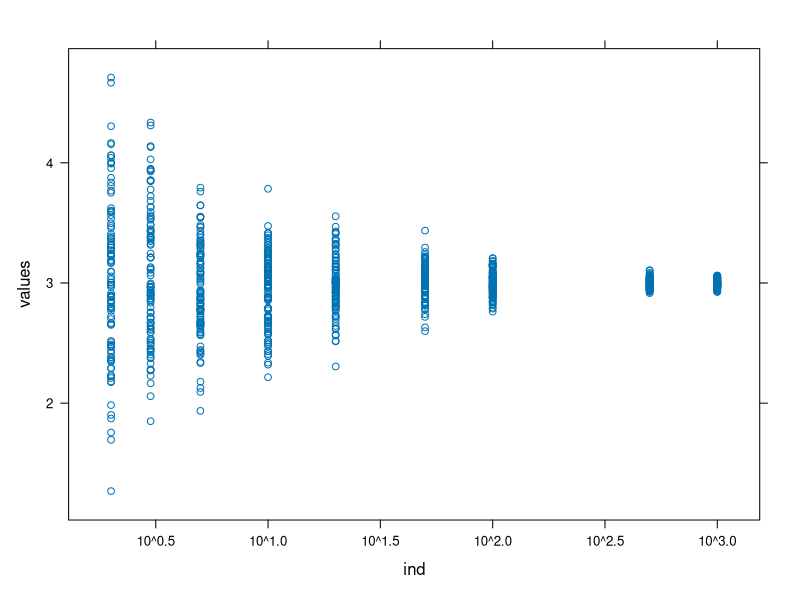
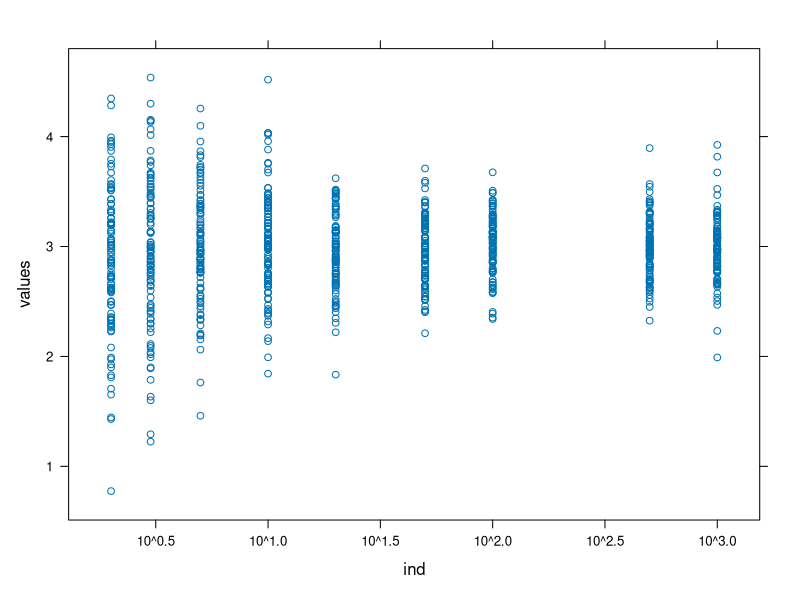
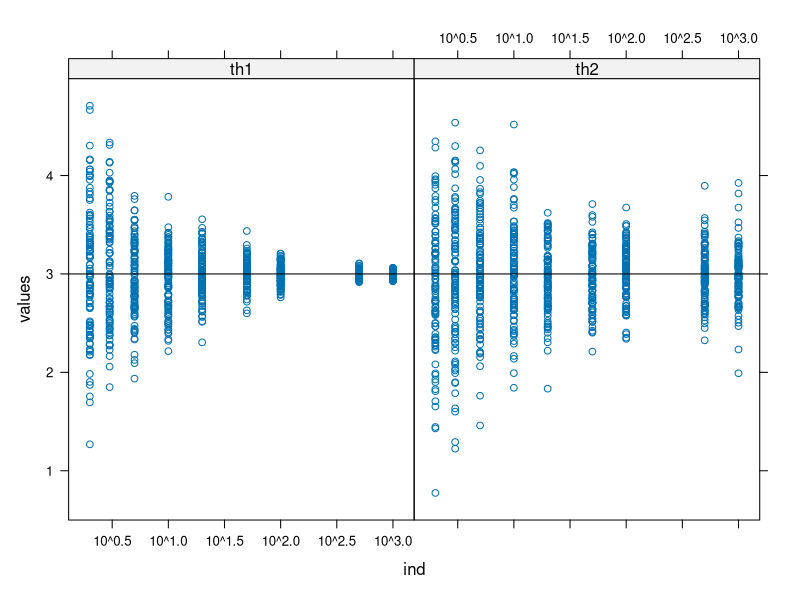
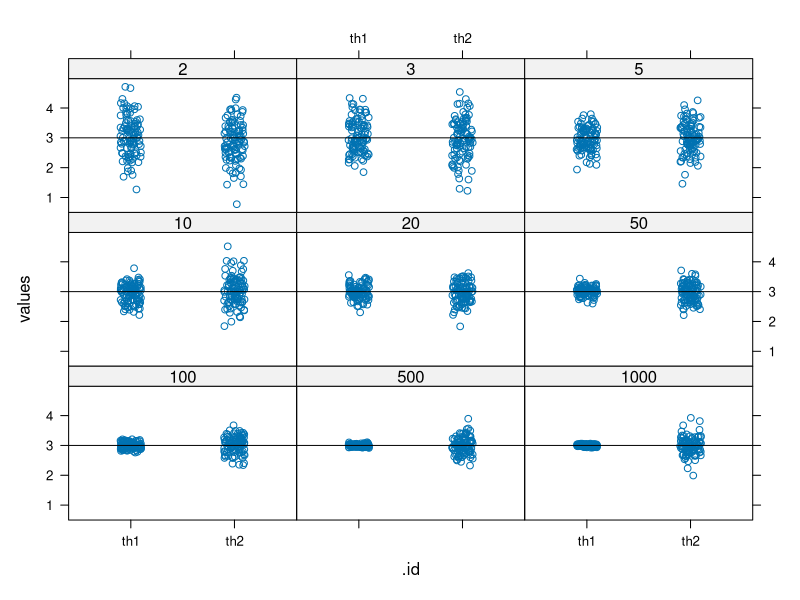
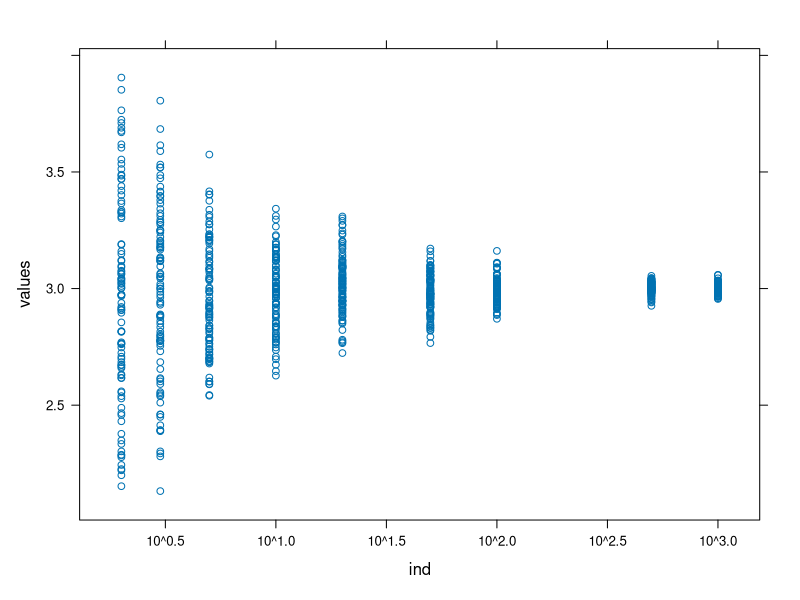
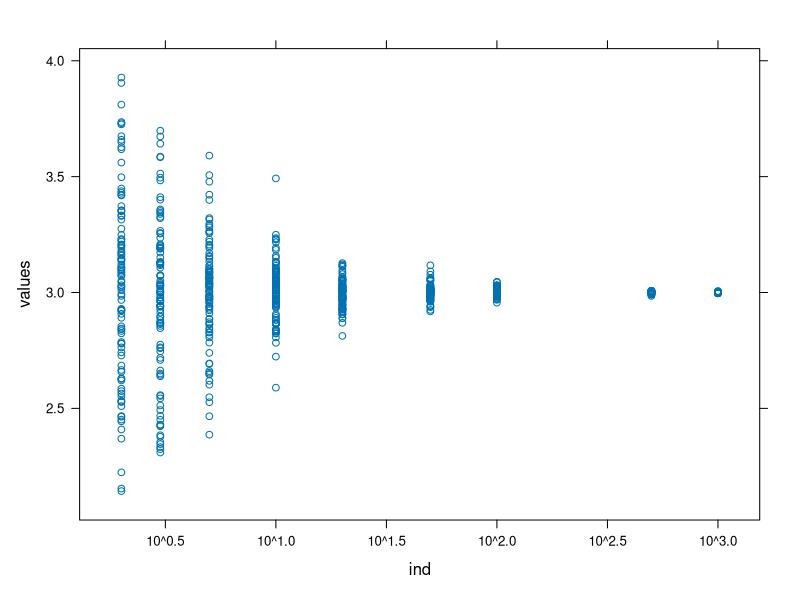
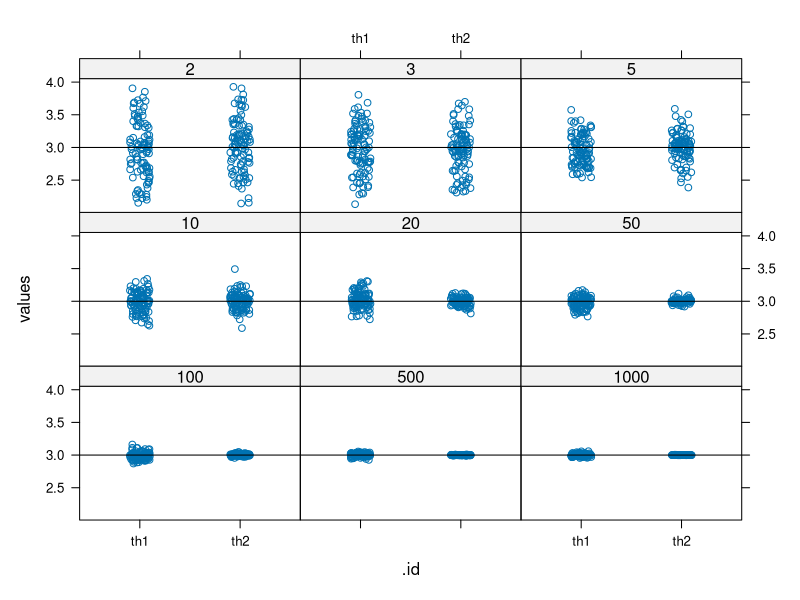
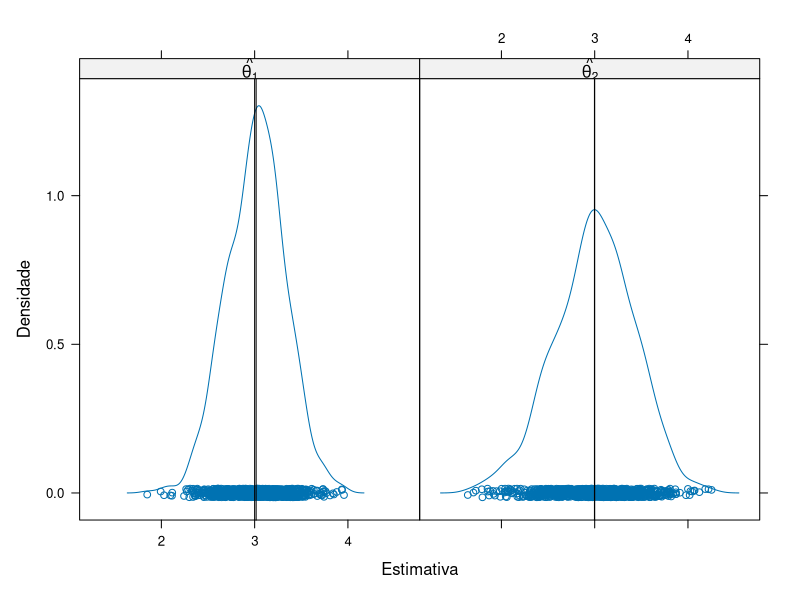

Source code (R) for these figures, in order:

require(plyr)
require(lattice)
require(latticeExtra)

## População: v.a. com densidade Gaussiana.
## Parâmetro: Média populacional (\mu).

## Estimador 1: média amostral.
## Estimador 2: ponto médio entre extremos.

##-----------------------------------------------------------------------------
## Viés, variância e erro quadrático médio.

## Definições:
## * Amostra aleatória de tamanho n=10.
## * X ~ Gaussiana(\mu=3, \sigma^2=1)
## * Gerar N=1000 processos de estimação.

N <- 1000
n <- 10

th1 <- replicate(N, mean(rnorm(n, mean=3, sd=1)))
th2 <- replicate(N, mean(range(rnorm(n, mean=3, sd=1))))

L <- list(th1=data.frame(est=th1), th2=data.frame(est=th2))
L <- ldply(L)
str(L)

pdf("vies_normal.pdf",w=8,h=6)
densityplot(~est|.id, data=L,
            panel=function(x, ...){
                panel.densityplot(x, ...)
                panel.abline(v=mean(x))
            },
            xlab = "Estimativa", ylab = "Densidade",
            strip = strip.custom(factor.levels =
                                     c(expression(hat(theta[1])), expression(hat(theta[2])))))+
                layer(panel.abline(v=3))
dev.off()

##-----------------------------------------------------------------------------
## Consistência.

N <- 100
nval <- c(2,3,5,10,20,50,100,500,1000)

th1 <- sapply(nval,
              function(n){
                  replicate(N, mean(rnorm(n, mean=3, sd=1)))
              })
str(th1)
th1 <- stack(as.data.frame(th1))
levels(th1$ind) <- as.character(nval)
th1$ind <- as.numeric(as.character(th1$ind))

xyplot(values~ind, th1, scales=list(x=list(log=10)))

th2 <- replicate(N, mean(range(rnorm(N, mean=3, sd=1))))

th2 <- sapply(nval,
              function(n){
                  replicate(N, mean(range(rnorm(n, mean=3, sd=1))))
              })
str(th2)
th2 <- stack(as.data.frame(th2))
levels(th2$ind) <- as.character(nval)
th2$ind <- as.numeric(as.character(th2$ind))

xyplot(values~ind, th2, scales=list(x=list(log=10)))

L <- list(th1=th1, th2=th2)
L <- ldply(L)
L$.id <- factor(L$.id)

xyplot(values~ind|factor(.id), L, scales=list(x=list(log=10)))+
    layer(panel.abline(h=3))

xyplot(values~.id|factor(ind), L, jitter.x=TRUE, as.table = TRUE)+
    layer(panel.abline(h=3))


##-----------------------------------------------------------------------------
## Eficiência.

stop
##=============================================================================
##=============================================================================
##=============================================================================

##-----------------------------------------------------------------------------
## Viés, variância e erro quadrático médio.

## Definições:
## * Amostra aleatória de tamanho n=10.
## * X ~ Gaussiana(\mu=3, \sigma^2=1)
## * Gerar N=1000 processos de estimação.

N <- 1000
n <- 10

th1 <- replicate(N, mean(runif(n, min=2, max=4)))
th2 <- replicate(N, mean(range(runif(n, min=2, max=4))))

L <- list(th1=data.frame(est=th1), th2=data.frame(est=th2))
L <- ldply(L)
str(L)

pdf("vies_uniforme.pdf",w=8,h=6)
densityplot(~est|.id, data=L,
            panel=function(x, ...){
                panel.densityplot(x, ...)
                panel.abline(v=mean(x))
            },
            xlab = "Estimativa", ylab = "Densidade",
            strip = strip.custom(factor.levels =
                                     c(expression(hat(theta[1])), expression(hat(theta[2])))))+
                layer(panel.abline(v=3))
dev.off()


##-----------------------------------------------------------------------------
## Consistência.

N <- 100
nval <- c(2,3,5,10,20,50,100,500,1000)

th1 <- sapply(nval,
              function(n){
                  replicate(N, mean(runif(n, min=2, max=4)))
              })
str(th1)
th1 <- stack(as.data.frame(th1))
levels(th1$ind) <- as.character(nval)
th1$ind <- as.numeric(as.character(th1$ind))

xyplot(values~ind, th1, scales=list(x=list(log=10)))

th2 <- replicate(N, mean(range(runif(N, min=2, max=4))))

th2 <- sapply(nval,
              function(n){
                  replicate(N, mean(range(runif(n, min=2, max=4))))
              })
str(th2)
th2 <- stack(as.data.frame(th2))
levels(th2$ind) <- as.character(nval)
th2$ind <- as.numeric(as.character(th2$ind))

xyplot(values~ind, th2, scales=list(x=list(log=10)))

L <- list(th1=th1, th2=th2)
L <- ldply(L)
L$.id <- factor(L$.id)

pdf("consistencia_uniforme.pdf",w=8,h=6)
xyplot(values~ind|.id, L,
       xlab = "Tamanho da amostra (escala log)", ylab = "Estimativas",
       strip = strip.custom(factor.levels =
                                c(expression(hat(theta[1])), expression(hat(theta[2])))),
       scales=list(x=list(log=10)))+
           layer(panel.abline(h=3))
dev.off()

xyplot(values~.id|factor(ind), L, jitter.x=TRUE, as.table=TRUE)+
    layer(panel.abline(h=3))


##-----------------------------------------------------------------------------
## Eficiência.



## Exemplo 3

x <- c(11.96, 5.03, 67.40, 16.07, 31.5, 7.73, 11.1, 22.38)
n <- length(x)
xbarra <- mean(x)
estm <- 1/xbarra

pdf("vero_exp.pdf",w=8,h=6)
theta <- seq(0.03, 0.06, length = 100)
vero <- n * log(theta) - theta * sum(x)
plot(theta, vero, type = "l",
     xlab = expression(theta), ylab = expression(l(theta,x)))
abline(v = estm)
dev.off()
